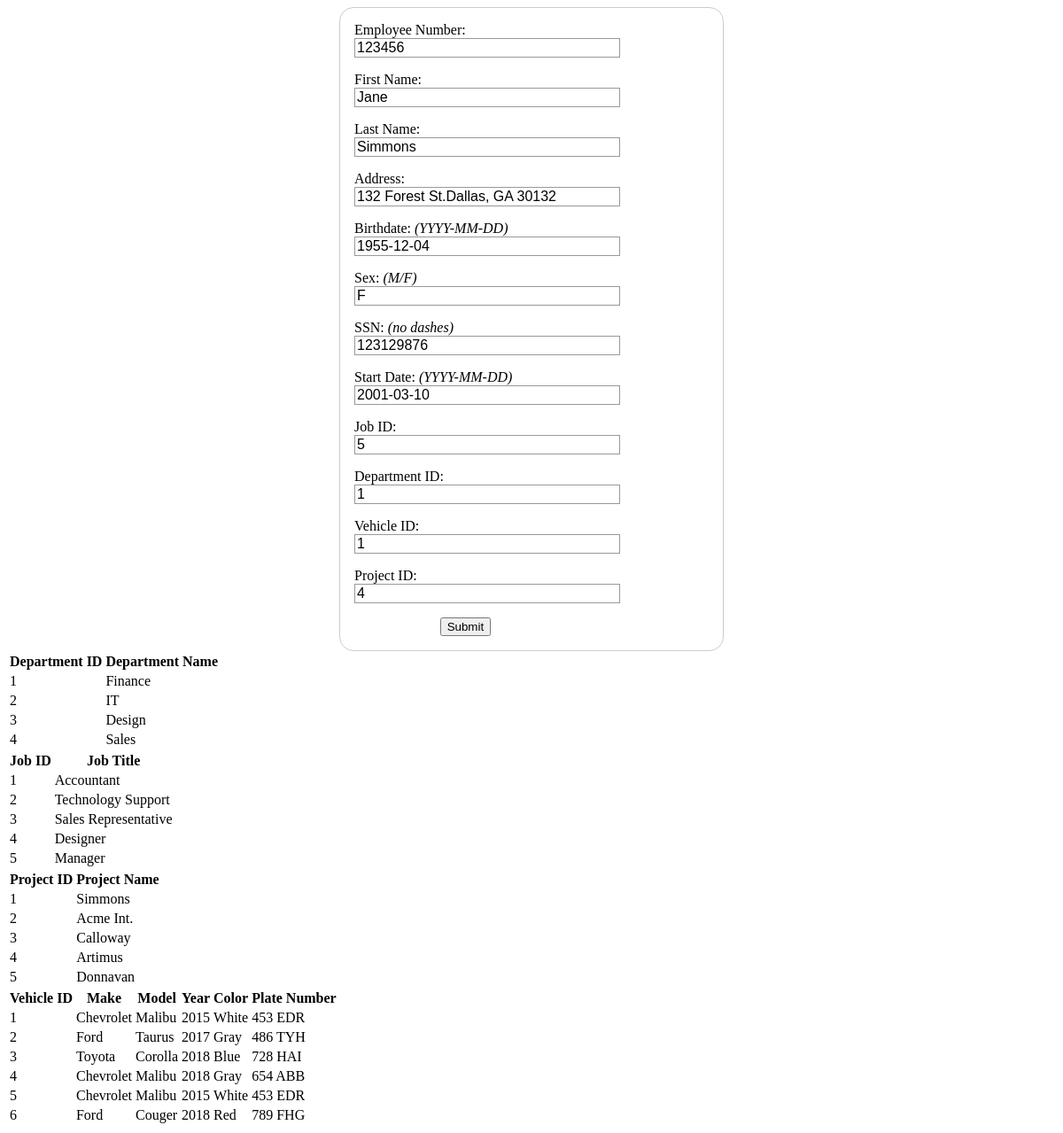
Screenshot of /current/UpdateEmployeeForm.php?id=123456 with the database file from the repository.
### tables this page shows
CREATE TABLE IF NOT EXISTS `employee` (
  `Emp_Number` int(6) NOT NULL,
  `First_Name` varchar(50) DEFAULT NULL,
  `Last_Name` varchar(50) DEFAULT NULL,
  `Birth_Date` date DEFAULT NULL,
  `Sex` char(1) DEFAULT NULL,
  `Address` varchar(150) DEFAULT NULL,
  `SSN` int(11) DEFAULT NULL,
  `Start_Date` date DEFAULT NULL,
  `J_ID` int(1) DEFAULT NULL,
  `D_ID` int(1) DEFAULT NULL,
  `V_ID` int(1) DEFAULT NULL,
  `P_ID` int(1) DEFAULT NULL,
  `Proj_ID` int(11) DEFAULT NULL,
  PRIMARY KEY (`Emp_Number`),
  KEY `D_ID` (`D_ID`),
  KEY `J_ID` (`J_ID`),
  KEY `V_ID` (`V_ID`),
  KEY `P_ID` (`P_ID`)
);

CREATE TABLE IF NOT EXISTS `department` (
  `Dept_ID` int(3) NOT NULL,
  `Dept_Name` text,
  `Office_Addr` varchar(100) DEFAULT NULL,
  `Office_Phone` varchar(12) DEFAULT NULL,
  PRIMARY KEY (`Dept_ID`)
);

CREATE TABLE IF NOT EXISTS `position` (
  `Job_ID` int(1) NOT NULL,
  `Job_Title` varchar(20) DEFAULT NULL,
  `Base_Salary` varchar(10) DEFAULT NULL,
  PRIMARY KEY (`Job_ID`)
);

CREATE TABLE IF NOT EXISTS `project` (
  `Project_ID` int(1) NOT NULL,
  `Project_Name` varchar(50) DEFAULT NULL,
  `Start_Date` date DEFAULT NULL,
  `End_Date` date DEFAULT NULL,
  PRIMARY KEY (`Project_ID`)
);

CREATE TABLE IF NOT EXISTS `vehicle` (
  `Vehicle_ID` int(3) NOT NULL,
  `Make` varchar(20) DEFAULT NULL,
  `Model` varchar(20) DEFAULT NULL,
  `Year` int(4) DEFAULT NULL,
  `Color` varchar(10) DEFAULT NULL,
  `Plate_Number` varchar(12) DEFAULT NULL,
  PRIMARY KEY (`Vehicle_ID`)
);

### current/UpdateEmployeeForm.php (the view, shortened to what this page needs)
<!DOCTYPE html>
<html>
<head>
</head>
<?php
$id=$_GET['id'];
require 'open-db.php';
	$result= mysqli_query($conn, "SELECT Emp_Number, First_Name, Last_Name, Address, Birth_Date, Sex, SSN, Start_Date, J_ID, D_ID, V_ID, Proj_ID FROM employee WHERE Emp_Number=$id");
while ($row = mysqli_fetch_array($result)) {
	$e = $row['Emp_Number'];
	$f = $row['First_Name'];
	$l = $row['Last_Name'];
	$a = $row['Address'];
	$b = $row['Birth_Date'];
	$s = $row['Sex'];
	$n = $row['SSN'];
	$sd = $row['Start_Date'];
	$j = $row['J_ID'];
	$d = $row['D_ID'];
	$v = $row['V_ID'];
	$p = $row['Proj_ID'];
?>
	<div class="formPopup" id="updateEmployee">
    <form action="updateEmployee.php" method="post">
        <div>
          <label for="number">Employee Number:</label> <input type="text" id="Emp_Number" name="Emp_Number" value="<?php echo htmlspecialchars($e); ?>" readonly="readonly">
        </div>
        <div>
          <label for="fname">First Name:</label> <input type="text" id="First_Name" name="First_Name" value="<?php echo htmlspecialchars($f); ?>" required>
        </div>
        <div>
          <label for="lname">Last Name:</label> <input type="text" id="Last_Name" name="Last_Name" value="<?php echo htmlspecialchars($l); ?>" required>
        </div>
		<div>
          <label for="address">Address:</label> <input type="text" id="Address" name="Address" value="<?php echo htmlspecialchars($a); ?>">
        </div>
        <div>
		  <label for="birth">Birthdate: <i>(YYYY-MM-DD)</i></label> <input type="text" id="Birth_Date" name="Birth_Date" value="<?php echo htmlspecialchars($b); ?>">
        </div>
 		<div>
          <label for="sex">Sex: <i>(M/F)</i></label> <input type="text" id="Sex" name="Sex" value="<?php echo htmlspecialchars($s); ?>">
        </div>
        <div>
		  <label for="SSN">SSN: <i>(no dashes)</i></label> <input type="text" id="SSN" name="SSN" value="<?php echo htmlspecialchars($n); ?>">
        </div>
		<div>
          <label for="Start_Date">Start Date: <i>(YYYY-MM-DD)</i></label> <input type="text" id="Start_Date" name="Start_Date" value="<?php echo htmlspecialchars($sd); ?>">
        </div>
        <div>
		  <label for="J_ID">Job ID:</label> <input type="text" id="J_ID" name="J_ID" value="<?php echo htmlspecialchars($j); ?>">
        </div>
        <div>
		  <label for="D_ID">Department ID:</label> <input type="text" id="D_ID" name="D_ID" value="<?php echo htmlspecialchars($d); ?>">
        </div>
        <div>
		  <label for="V_ID">Vehicle ID:</label> <input type="text" id="V_ID" name="V_ID" value="<?php echo htmlspecialchars($v); ?>">
        </div>
        <div>
		  <label for="Proj_ID">Project ID:</label> <input type="text" id="Proj_ID" name="Proj_ID" value="<?php echo htmlspecialchars($p); ?>">
        </div>
        <div class="button">
          <button type="submit">Submit</button>
        </div>
    </form>
</html>
<?php }
	$result= mysqli_query($conn, "SELECT Dept_ID, Dept_Name, Office_Addr, Office_Phone FROM department");
	echo '<div class = "formDefault"><table>
	<tr>
		<th>Department ID</th>
		<th>Department Name</th>
	</tr>';
	while ($row = mysqli_fetch_array($result)) {
		echo "<tr>";
		echo "<td>" . $row['Dept_ID'] . "</td>";
		echo "<td>" . $row['Dept_Name'] . "</td>";
		echo "</tr>";}
	echo '</table></div>';
	$result2= mysqli_query($conn, "SELECT * FROM position");
	echo '<table>
	<tr>
		<th>Job ID</th>
		<th>Job Title</th>
	</tr>';
	while ($row = mysqli_fetch_array($result2)) {
		echo "<tr>";
		echo "<td>" . $row['Job_ID'] . "</td>";
		echo "<td>" . $row['Job_Title'] . "</td>";
		echo "</tr>";
	}
	echo '</table>';
	$result3= mysqli_query($conn, "SELECT Project_ID, Project_Name FROM project");
	echo '<table>
	<tr>
		<th>Project ID</th>
		<th>Project Name</th>
	</tr>';
	while ($row = mysqli_fetch_array($result3)) {
		echo "<tr>";
		echo "<td>" . $row['Project_ID'] . "</td>";
		echo "<td>" . $row['Project_Name'] . "</td>";
		echo "</tr>";
	}
	echo '</table>';
	$result4= mysqli_query($conn, "SELECT * FROM vehicle");
	echo '<table>
	<tr>
		<th>Vehicle ID</th>
		<th>Make</th>
		<th>Model </th>
		<th>Year</th>
		<th>Color</th>
		<th>Plate Number</th>
	</tr>';
	while ($row = mysqli_fetch_array($result4)) {
		echo "<tr>";
		echo "<td>" . $row['Vehicle_ID'] . "</td>";
		echo "<td>" . $row['Make'] . "</td>";
		echo "<td>" . $row['Model'] . "</td>";
		echo "<td>" . $row['Year'] . "</td>";
		echo "<td>" . $row['Color'] . "</td>";
		echo "<td>" . $row['Plate_Number'] . "</td>";
		echo "</tr>";
	}
	echo '</table>';
	?>

### current/UpdateEmployeeForm.php (style rules this page uses)
form { margin: 0 auto; width: 400px; padding: 1em; border: 1px solid #CCC; border-radius: 1em; }
form div + div { margin-top: 1em; }
label { display: inline-block; width: 200px; text-align: left; }
input, textarea { font: 1em sans-serif; width: 300px; box-sizing: border-box; border: 1px solid #999; }
.button { padding-left: 90px; }
button { margin-left: .5em; }

### rows the page displays
employee: Emp_Number "123456", First_Name "Jane", Last_Name "Simmons", Address "132 Forest St.Dallas, GA 30132", Birth_Date "1955-12-04", Sex "F", SSN "123129876", Start_Date "2001-03-10", J_ID "5", D_ID "1", V_ID "1", Proj_ID "4"
department: Dept_ID "1", Dept_Name "Finance"
department: Dept_ID "2", Dept_Name "IT"
department: Dept_ID "3", Dept_Name "Design"
department: Dept_ID "4", Dept_Name "Sales"
position: Job_ID "1", Job_Title "Accountant"
position: Job_ID "2", Job_Title "Technology Support"
position: Job_ID "3", Job_Title "Sales Representative"
position: Job_ID "4", Job_Title "Designer"
position: Job_ID "5", Job_Title "Manager"
project: Project_ID "1", Project_Name "Simmons"
project: Project_ID "2", Project_Name "Acme Int."
project: Project_ID "3", Project_Name "Calloway"
project: Project_ID "4", Project_Name "Artimus"
project: Project_ID "5", Project_Name "Donnavan"
vehicle: Vehicle_ID "1", Make "Chevrolet", Model "Malibu", Year "2015", Color "White", Plate_Number "453 EDR"
vehicle: Vehicle_ID "2", Make "Ford", Model "Taurus", Year "2017", Color "Gray", Plate_Number "486 TYH"
vehicle: Vehicle_ID "3", Make "Toyota", Model "Corolla", Year "2018", Color "Blue", Plate_Number "728 HAI"
vehicle: Vehicle_ID "4", Make "Chevrolet", Model "Malibu", Year "2018", Color "Gray", Plate_Number "654 ABB"
vehicle: Vehicle_ID "5", Make "Chevrolet", Model "Malibu", Year "2015", Color "White", Plate_Number "453 EDR"
vehicle: Vehicle_ID "6", Make "Ford", Model "Couger", Year "2018", Color "Red", Plate_Number "789 FHG"
